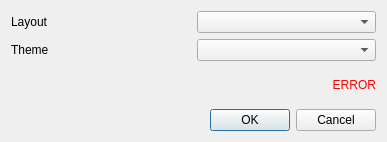
<?xml version="1.0" encoding="UTF-8"?>
<ui version="4.0">
 <class>Dialog</class>
 <widget class="QDialog" name="Dialog">
  <property name="geometry">
   <rect>
    <x>0</x>
    <y>0</y>
    <width>387</width>
    <height>142</height>
   </rect>
  </property>
  <property name="windowTitle">
   <string>Dataviz</string>
  </property>
  <layout class="QVBoxLayout" name="verticalLayout">
   <item>
    <layout class="QGridLayout" name="gridLayout">
     <item row="0" column="1">
      <widget class="QComboBox" name="layout"/>
     </item>
     <item row="1" column="0">
      <widget class="QLabel" name="label_theme">
       <property name="text">
        <string>Theme</string>
       </property>
      </widget>
     </item>
     <item row="0" column="0">
      <widget class="QLabel" name="label_layout">
       <property name="text">
        <string>Layout</string>
       </property>
      </widget>
     </item>
     <item row="1" column="1">
      <widget class="QComboBox" name="theme"/>
     </item>
    </layout>
   </item>
   <item>
    <widget class="QLabel" name="error">
     <property name="styleSheet">
      <string notr="true">QLabel { color : red; }</string>
     </property>
     <property name="text">
      <string notr="true">ERROR</string>
     </property>
     <property name="alignment">
      <set>Qt::AlignRight|Qt::AlignTrailing|Qt::AlignVCenter</set>
     </property>
    </widget>
   </item>
   <item>
    <widget class="QDialogButtonBox" name="button_box">
     <property name="orientation">
      <enum>Qt::Horizontal</enum>
     </property>
     <property name="standardButtons">
      <set>QDialogButtonBox::Cancel|QDialogButtonBox::Ok</set>
     </property>
    </widget>
   </item>
  </layout>
 </widget>
 <resources/>
 <connections/>
</ui>
